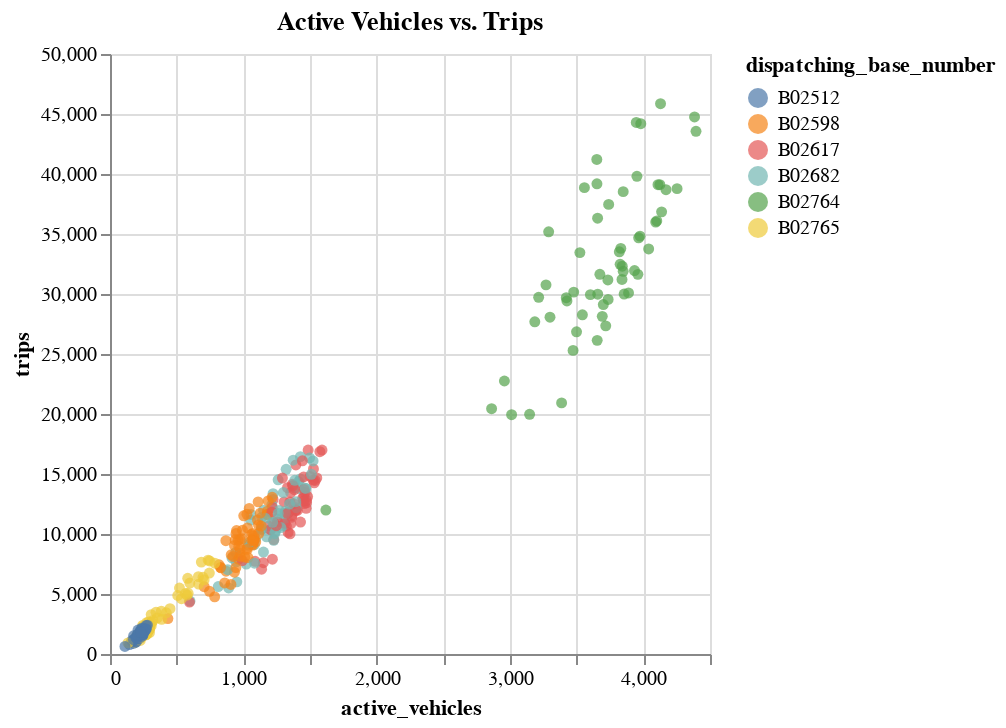

Here is the notebook cell this chart was saved with:
### Code cell
#7. Scatter Plot of Active Vehicles vs. Trips
scatter_vehicles_trips = alt.Chart(data).mark_circle().encode(
    x='active_vehicles:Q',
    y='trips:Q',
    color='dispatching_base_number:N',
    tooltip=['active_vehicles', 'trips', 'dispatching_base_number']
).properties(
    title='Active Vehicles vs. Trips'
)
scatter_vehicles_trips

### Figure 1 — Vega-Lite specification as saved in the notebook (floating-point values rounded to 4 significant figures; data arrays with more than 128 entries replaced by an {"elided": "..."} marker saying what was removed)
{"config": {"view": {"continuousWidth": 300, "continuousHeight": 300}}, "data": {"name": "data-d1b40201a282773a8bf9345ea39531da"}, "mark": {"type": "circle"}, "encoding": {"color": {"field": "dispatching_base_number", "type": "nominal"}, "tooltip": [{"field": "active_vehicles", "type": "quantitative"}, {"field": "trips", "type": "quantitative"}, {"field": "dispatching_base_number", "type": "nominal"}], "x": {"field": "active_vehicles", "type": "quantitative"}, "y": {"field": "trips", "type": "quantitative"}}, "title": "Active Vehicles vs. Trips", "$schema": "https://vega.github.io/schema/vega-lite/v5.17.0.json", "datasets": {"data-d1b40201a282773a8bf9345ea39531da": {"elided": "354 records"}}}
